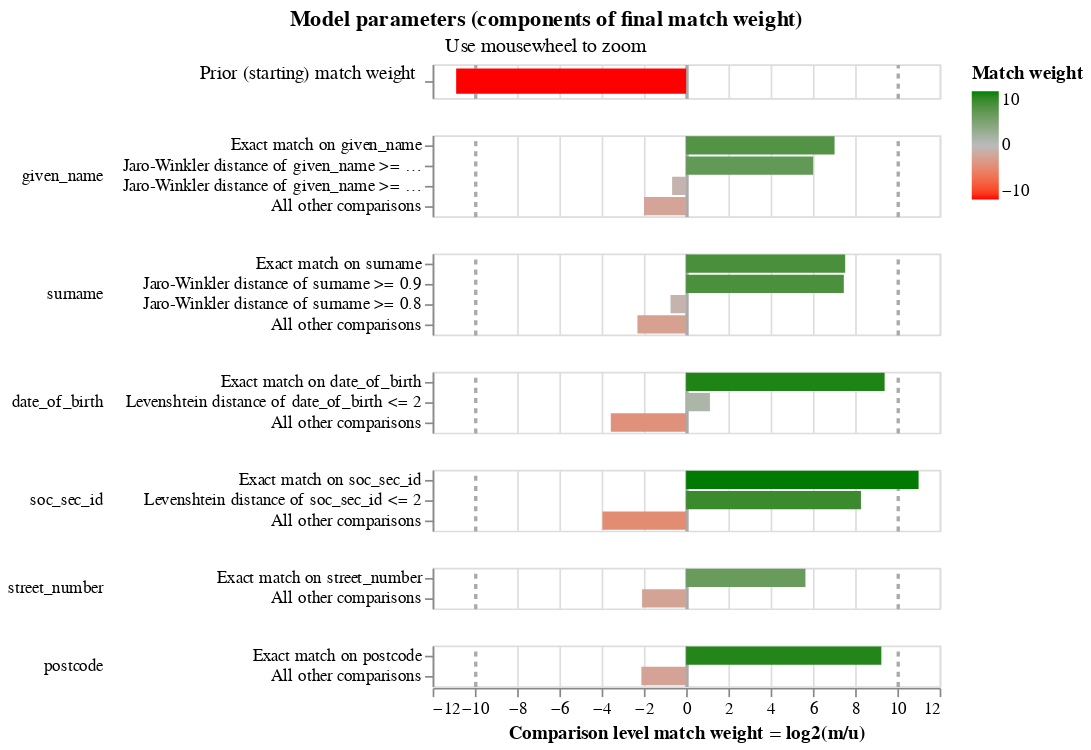

The cell this chart's notebook holds for it:
### Code cell
linker.match_weights_chart()

### Figure 1 — Vega-Lite specification as saved in the notebook (floating-point values rounded to 4 significant figures)
{"config": {"view": {"continuousWidth": 300, "continuousHeight": 300, "discreteHeight": 60, "discreteWidth": 400}, "header": {"title": null}, "mark": {"tooltip": null}, "title": {"anchor": "middle"}}, "vconcat": [{"mark": {"type": "bar", "clip": true, "height": 15}, "encoding": {"color": {"field": "log2_bayes_factor", "scale": {"domain": [-10, 0, 10], "interpolate": "lab", "range": ["red", "#bbbbbb", "green"]}, "title": "Match weight", "type": "quantitative"}, "tooltip": [{"field": "comparison_name", "title": "Comparison name", "type": "nominal"}, {"field": "probability_two_random_records_match", "format": ".4f", "title": "Probability two random records match", "type": "nominal"}, {"field": "log2_bayes_factor", "format": ",.4f", "title": "Equivalent match weight", "type": "quantitative"}, {"field": "bayes_factor_description", "title": "Match weight description", "type": "nominal"}], "x": {"axis": {"domain": false, "gridColor": {"condition": {"test": "abs(datum.value / 10)  <= 1 & datum.value % 10 === 0", "value": "#aaa"}, "value": "#ddd"}, "gridDash": {"condition": {"test": "abs(datum.value / 10) == 1", "value": [3]}, "value": null}, "gridWidth": {"condition": {"test": "abs(datum.value / 10)  <= 1 & datum.value % 10 === 0", "value": 2}, "value": 1}, "labels": false, "ticks": false, "title": ""}, "field": "log2_bayes_factor", "scale": {"domain": [-12, 12]}, "type": "quantitative"}, "y": {"axis": {"title": "Prior (starting) match weight", "titleAlign": "right", "titleAngle": 0, "titleFontWeight": "normal"}, "field": "label_for_charts", "sort": {"field": "comparison_vector_value", "order": "descending"}, "type": "nominal"}}, "height": 20, "transform": [{"filter": "(datum.comparison_name == 'probability_two_random_records_match')"}]}, {"mark": {"type": "bar", "clip": true}, "encoding": {"color": {"field": "log2_bayes_factor", "scale": {"domain": [-10, 0, 10], "interpolate": "lab", "range": ["red", "#bbbbbb", "green"]}, "title": "Match weight", "type": "quantitative"}, "row": {"field": "comparison_name", "header": {"labelAlign": "left", "labelAnchor": "middle", "labelAngle": 0}, "sort": {"field": "comparison_sort_order"}, "type": "nominal"}, "tooltip": [{"field": "comparison_name", "title": "Comparison name", "type": "nominal"}, {"field": "label_for_charts", "title": "Label", "type": "ordinal"}, {"field": "sql_condition", "title": "SQL condition", "type": "nominal"}, {"field": "m_probability", "format": ".4f", "title": "M probability", "type": "quantitative"}, {"field": "u_probability", "format": ".4f", "title": "U probability", "type": "quantitative"}, {"field": "bayes_factor", "format": ",.4f", "title": "Bayes factor = m/u", "type": "quantitative"}, {"field": "log2_bayes_factor", "format": ",.4f", "title": "Match weight = log2(m/u)", "type": "quantitative"}, {"field": "bayes_factor_description", "title": "Match weight description", "type": "nominal"}], "x": {"axis": {"gridColor": {"condition": {"test": "abs(datum.value / 10)  <= 1 & datum.value % 10 === 0", "value": "#aaa"}, "value": "#ddd"}, "gridDash": {"condition": {"test": "abs(datum.value / 10) == 1", "value": [3]}, "value": null}, "gridWidth": {"condition": {"test": "abs(datum.value / 10)  <= 1 & datum.value % 10 === 0", "value": 2}, "value": 1}, "title": "Comparison level match weight = log2(m/u)"}, "field": "log2_bayes_factor", "scale": {"domain": [-12, 12]}, "type": "quantitative"}, "y": {"axis": {"title": null}, "field": "label_for_charts", "sort": {"field": "comparison_vector_value", "order": "descending"}, "type": "nominal"}}, "height": {"step": 12}, "resolve": {"axis": {"y": "independent"}, "scale": {"y": "independent"}}, "transform": [{"filter": "(datum.comparison_name != 'probability_two_random_records_match')"}]}], "data": {"name": "data-a4c76540efe5b157e9d87c7a236f4648"}, "params": [{"name": "mouse_zoom", "select": {"type": "interval", "encodings": ["x"]}, "bind": "scales", "views": []}], "resolve": {"axis": {"y": "independent"}, "scale": {"y": "independent"}}, "title": {"text": "Model parameters (components of final match weight)", "subtitle": "Use mousewheel to zoom"}, "$schema": "https://vega.github.io/schema/vega-lite/v5.9.3.json", "datasets": {"data-a4c76540efe5b157e9d87c7a236f4648": [{"comparison_name": "probability_two_random_records_match", "sql_condition": null, "label_for_charts": "", "m_probability": null, "u_probability": null, "m_probability_description": null, "u_probability_description": null, "has_tf_adjustments": false, "tf_adjustment_column": null, "tf_adjustment_weight": null, "is_null_level": false, "bayes_factor": 0.0005284, "log2_bayes_factor": -10.89, "comparison_vector_value": 0, "max_comparison_vector_value": 0, "bayes_factor_description": "The probability that two random records drawn at random match is 0.001 or one in  1,893.6 records.This is equivalent to a starting match weight of -10.886.", "probability_two_random_records_match": 0.0005281, "comparison_sort_order": -1}, {"comparison_name": "given_name", "sql_condition": "\"given_name_l\" = \"given_name_r\"", "label_for_charts": "Exact match on given_name", "m_probability": 0.5749, "u_probability": 0.004412, "m_probability_description": "Amongst matching record comparisons, 57.49% of records are in the exact match on given_name comparison level", "u_probability_description": "Amongst non-matching record comparisons, 0.44% of records are in the exact match on given_name comparison level", "has_tf_adjustments": true, "tf_adjustment_column": "given_name", "tf_adjustment_weight": 1.0, "is_null_level": false, "bayes_factor": 130.3, "log2_bayes_factor": 7.026, "comparison_vector_value": 3, "max_comparison_vector_value": 3, "bayes_factor_description": "If comparison level is `exact match on given_name` then comparison is 130.31 times more likely to be a match", "probability_two_random_records_match": 0.0005281, "comparison_sort_order": 0}, {"comparison_name": "given_name", "sql_condition": "jaro_winkler_similarity(\"given_name_l\", \"given_name_r\") >= 0.9", "label_for_charts": "Jaro-Winkler distance of given_name >= 0.9", "m_probability": 0.1704, "u_probability": 0.00264, "m_probability_description": "Amongst matching record comparisons, 17.04% of records are in the jaro-winkler distance of given_name >= 0.9 comparison level", "u_probability_description": "Amongst non-matching record comparisons, 0.26% of records are in the jaro-winkler distance of given_name >= 0.9 comparison level", "has_tf_adjustments": false, "tf_adjustment_column": null, "tf_adjustment_weight": 1.0, "is_null_level": false, "bayes_factor": 64.55, "log2_bayes_factor": 6.012, "comparison_vector_value": 2, "max_comparison_vector_value": 3, "bayes_factor_description": "If comparison level is `jaro-winkler distance of given_name >= 0.9` then comparison is 64.55 times more likely to be a match", "probability_two_random_records_match": 0.0005281, "comparison_sort_order": 0}, {"comparison_name": "given_name", "sql_condition": "jaro_winkler_similarity(\"given_name_l\", \"given_name_r\") >= 0.8", "label_for_charts": "Jaro-Winkler distance of given_name >= 0.8", "m_probability": 0.009086, "u_probability": 0.0144, "m_probability_description": "Amongst matching record comparisons, 0.91% of records are in the jaro-winkler distance of given_name >= 0.8 comparison level", "u_probability_description": "Amongst non-matching record comparisons, 1.44% of records are in the jaro-winkler distance of given_name >= 0.8 comparison level", "has_tf_adjustments": false, "tf_adjustment_column": null, "tf_adjustment_weight": 1.0, "is_null_level": false, "bayes_factor": 0.631, "log2_bayes_factor": -0.6644, "comparison_vector_value": 1, "max_comparison_vector_value": 3, "bayes_factor_description": "If comparison level is `jaro-winkler distance of given_name >= 0.8` then comparison is  1.58 times less likely to be a match", "probability_two_random_records_match": 0.0005281, "comparison_sort_order": 0}, {"comparison_name": "given_name", "sql_condition": "ELSE", "label_for_charts": "All other comparisons", "m_probability": 0.2456, "u_probability": 0.9785, "m_probability_description": "Amongst matching record comparisons, 24.56% of records are in the all other comparisons comparison level", "u_probability_description": "Amongst non-matching record comparisons, 97.85% of records are in the all other comparisons comparison level", "has_tf_adjustments": false, "tf_adjustment_column": null, "tf_adjustment_weight": 1.0, "is_null_level": false, "bayes_factor": 0.251, "log2_bayes_factor": -1.994, "comparison_vector_value": 0, "max_comparison_vector_value": 3, "bayes_factor_description": "If comparison level is `all other comparisons` then comparison is  3.98 times less likely to be a match", "probability_two_random_records_match": 0.0005281, "comparison_sort_order": 0}, {"comparison_name": "surname", "sql_condition": "\"surname_l\" = \"surname_r\"", "label_for_charts": "Exact match on surname", "m_probability": 0.5619, "u_probability": 0.003043, "m_probability_description": "Amongst matching record comparisons, 56.19% of records are in the exact match on surname comparison level", "u_probability_description": "Amongst non-matching record comparisons, 0.30% of records are in the exact match on surname comparison level", "has_tf_adjustments": true, "tf_adjustment_column": "surname", "tf_adjustment_weight": 1.0, "is_null_level": false, "bayes_factor": 184.7, "log2_bayes_factor": 7.529, "comparison_vector_value": 3, "max_comparison_vector_value": 3, "bayes_factor_description": "If comparison level is `exact match on surname` then comparison is 184.65 times more likely to be a match", "probability_two_random_records_match": 0.0005281, "comparison_sort_order": 1}, {"comparison_name": "surname", "sql_condition": "jaro_winkler_similarity(\"surname_l\", \"surname_r\") >= 0.9", "label_for_charts": "Jaro-Winkler distance of surname >= 0.9", "m_probability": 0.2331, "u_probability": 0.001321, "m_probability_description": "Amongst matching record comparisons, 23.31% of records are in the jaro-winkler distance of surname >= 0.9 comparison level", "u_probability_description": "Amongst non-matching record comparisons, 0.13% of records are in the jaro-winkler distance of surname >= 0.9 comparison level", "has_tf_adjustments": false, "tf_adjustment_column": null, "tf_adjustment_weight": 1.0, "is_null_level": false, "bayes_factor": 176.5, "log2_bayes_factor": 7.463, "comparison_vector_value": 2, "max_comparison_vector_value": 3, "bayes_factor_description": "If comparison level is `jaro-winkler distance of surname >= 0.9` then comparison is 176.46 times more likely to be a match", "probability_two_random_records_match": 0.0005281, "comparison_sort_order": 1}, {"comparison_name": "surname", "sql_condition": "jaro_winkler_similarity(\"surname_l\", \"surname_r\") >= 0.8", "label_for_charts": "Jaro-Winkler distance of surname >= 0.8", "m_probability": 0.005573, "u_probability": 0.009296, "m_probability_description": "Amongst matching record comparisons, 0.56% of records are in the jaro-winkler distance of surname >= 0.8 comparison level", "u_probability_description": "Amongst non-matching record comparisons, 0.93% of records are in the jaro-winkler distance of surname >= 0.8 comparison level", "has_tf_adjustments": false, "tf_adjustment_column": null, "tf_adjustment_weight": 1.0, "is_null_level": false, "bayes_factor": 0.5996, "log2_bayes_factor": -0.738, "comparison_vector_value": 1, "max_comparison_vector_value": 3, "bayes_factor_description": "If comparison level is `jaro-winkler distance of surname >= 0.8` then comparison is  1.67 times less likely to be a match", "probability_two_random_records_match": 0.0005281, "comparison_sort_order": 1}, {"comparison_name": "surname", "sql_condition": "ELSE", "label_for_charts": "All other comparisons", "m_probability": 0.1994, "u_probability": 0.9863, "m_probability_description": "Amongst matching record comparisons, 19.94% of records are in the all other comparisons comparison level", "u_probability_description": "Amongst non-matching record comparisons, 98.63% of records are in the all other comparisons comparison level", "has_tf_adjustments": false, "tf_adjustment_column": null, "tf_adjustment_weight": 1.0, "is_null_level": false, "bayes_factor": 0.2021, "log2_bayes_factor": -2.307, "comparison_vector_value": 0, "max_comparison_vector_value": 3, "bayes_factor_description": "If comparison level is `all other comparisons` then comparison is  4.95 times less likely to be a match", "probability_two_random_records_match": 0.0005281, "comparison_sort_order": 1}, {"comparison_name": "date_of_birth", "sql_condition": "\"date_of_birth_l\" = \"date_of_birth_r\"", "label_for_charts": "Exact match on date_of_birth", "m_probability": 0.8869, "u_probability": 0.001316, "m_probability_description": "Amongst matching record comparisons, 88.69% of records are in the exact match on date_of_birth comparison level", "u_probability_description": "Amongst non-matching record comparisons, 0.13% of records are in the exact match on date_of_birth comparison level", "has_tf_adjustments": false, "tf_adjustment_column": null, "tf_adjustment_weight": 1.0, "is_null_level": false, "bayes_factor": 673.7, "log2_bayes_factor": 9.396, "comparison_vector_value": 2, "max_comparison_vector_value": 2, "bayes_factor_description": "If comparison level is `exact match on date_of_birth` then comparison is 673.69 times more likely to be a match", "probability_two_random_records_match": 0.0005281, "comparison_sort_order": 2}, {"comparison_name": "date_of_birth", "sql_condition": "levenshtein(\"date_of_birth_l\", \"date_of_birth_r\") <= 2", "label_for_charts": "Levenshtein distance of date_of_birth <= 2", "m_probability": 0.02997, "u_probability": 0.01374, "m_probability_description": "Amongst matching record comparisons, 3.00% of records are in the levenshtein distance of date_of_birth <= 2 comparison level", "u_probability_description": "Amongst non-matching record comparisons, 1.37% of records are in the levenshtein distance of date_of_birth <= 2 comparison level", "has_tf_adjustments": false, "tf_adjustment_column": null, "tf_adjustment_weight": 1.0, "is_null_level": false, "bayes_factor": 2.182, "log2_bayes_factor": 1.125, "comparison_vector_value": 1, "max_comparison_vector_value": 2, "bayes_factor_description": "If comparison level is `levenshtein distance of date_of_birth <= 2` then comparison is 2.18 times more likely to be a match", "probability_two_random_records_match": 0.0005281, "comparison_sort_order": 2}, {"comparison_name": "date_of_birth", "sql_condition": "ELSE", "label_for_charts": "All other comparisons", "m_probability": 0.08313, "u_probability": 0.9849, "m_probability_description": "Amongst matching record comparisons, 8.31% of records are in the all other comparisons comparison level", "u_probability_description": "Amongst non-matching record comparisons, 98.49% of records are in the all other comparisons comparison level", "has_tf_adjustments": false, "tf_adjustment_column": null, "tf_adjustment_weight": 1.0, "is_null_level": false, "bayes_factor": 0.0844, "log2_bayes_factor": -3.567, "comparison_vector_value": 0, "max_comparison_vector_value": 2, "bayes_factor_description": "If comparison level is `all other comparisons` then comparison is  11.85 times less likely to be a match", "probability_two_random_records_match": 0.0005281, "comparison_sort_order": 2}, {"comparison_name": "soc_sec_id", "sql_condition": "\"soc_sec_id_l\" = \"soc_sec_id_r\"", "label_for_charts": "Exact match on soc_sec_id", "m_probability": 0.8591, "u_probability": 0.0004185, "m_probability_description": "Amongst matching record comparisons, 85.91% of records are in the exact match on soc_sec_id comparison level", "u_probability_description": "Amongst non-matching record comparisons, 0.04% of records are in the exact match on soc_sec_id comparison level", "has_tf_adjustments": false, "tf_adjustment_column": null, "tf_adjustment_weight": 1.0, "is_null_level": false, "bayes_factor": 2053.0, "log2_bayes_factor": 11.0, "comparison_vector_value": 2, "max_comparison_vector_value": 2, "bayes_factor_description": "If comparison level is `exact match on soc_sec_id` then comparison is 2,052.63 times more likely to be a match", "probability_two_random_records_match": 0.0005281, "comparison_sort_order": 3}, {"comparison_name": "soc_sec_id", "sql_condition": "levenshtein(\"soc_sec_id_l\", \"soc_sec_id_r\") <= 2", "label_for_charts": "Levenshtein distance of soc_sec_id <= 2", "m_probability": 0.07688, "u_probability": 0.0002481, "m_probability_description": "Amongst matching record comparisons, 7.69% of records are in the levenshtein distance of soc_sec_id <= 2 comparison level", "u_probability_description": "Amongst non-matching record comparisons, 0.02% of records are in the levenshtein distance of soc_sec_id <= 2 comparison level", "has_tf_adjustments": false, "tf_adjustment_column": null, "tf_adjustment_weight": 1.0, "is_null_level": false, "bayes_factor": 309.9, "log2_bayes_factor": 8.275, "comparison_vector_value": 1, "max_comparison_vector_value": 2, "bayes_factor_description": "If comparison level is `levenshtein distance of soc_sec_id <= 2` then comparison is 309.85 times more likely to be a match", "probability_two_random_records_match": 0.0005281, "comparison_sort_order": 3}, {"comparison_name": "soc_sec_id", "sql_condition": "ELSE", "label_for_charts": "All other comparisons", "m_probability": 0.064, "u_probability": 0.9993, "m_probability_description": "Amongst matching record comparisons, 6.40% of records are in the all other comparisons comparison level", "u_probability_description": "Amongst non-matching record comparisons, 99.93% of records are in the all other comparisons comparison level", "has_tf_adjustments": false, "tf_adjustment_column": null, "tf_adjustment_weight": 1.0, "is_null_level": false, "bayes_factor": 0.06405, "log2_bayes_factor": -3.965, "comparison_vector_value": 0, "max_comparison_vector_value": 2, "bayes_factor_description": "If comparison level is `all other comparisons` then comparison is  15.61 times less likely to be a match", "probability_two_random_records_match": 0.0005281, "comparison_sort_order": 3}, {"comparison_name": "street_number", "sql_condition": "\"street_number_l\" = \"street_number_r\"", "label_for_charts": "Exact match on street_number", "m_probability": 0.7681, "u_probability": 0.01532, "m_probability_description": "Amongst matching record comparisons, 76.81% of records are in the exact match on street_number comparison level", "u_probability_description": "Amongst non-matching record comparisons, 1.53% of records are in the exact match on street_number comparison level", "has_tf_adjustments": true, "tf_adjustment_column": "street_number", "tf_adjustment_weight": 1.0, "is_null_level": false, "bayes_factor": 50.13, "log2_bayes_factor": 5.648, "comparison_vector_value": 1, "max_comparison_vector_value": 1, "bayes_factor_description": "If comparison level is `exact match on street_number` then comparison is 50.13 times more likely to be a match", "probability_two_random_records_match": 0.0005281, "comparison_sort_order": 4}, {"comparison_name": "street_number", "sql_condition": "ELSE", "label_for_charts": "All other comparisons", "m_probability": 0.2319, "u_probability": 0.9847, "m_probability_description": "Amongst matching record comparisons, 23.19% of records are in the all other comparisons comparison level", "u_probability_description": "Amongst non-matching record comparisons, 98.47% of records are in the all other comparisons comparison level", "has_tf_adjustments": false, "tf_adjustment_column": null, "tf_adjustment_weight": 1.0, "is_null_level": false, "bayes_factor": 0.2355, "log2_bayes_factor": -2.086, "comparison_vector_value": 0, "max_comparison_vector_value": 1, "bayes_factor_description": "If comparison level is `all other comparisons` then comparison is  4.25 times less likely to be a match", "probability_two_random_records_match": 0.0005281, "comparison_sort_order": 4}, {"comparison_name": "postcode", "sql_condition": "\"postcode_l\" = \"postcode_r\"", "label_for_charts": "Exact match on postcode", "m_probability": 0.7701, "u_probability": 0.001273, "m_probability_description": "Amongst matching record comparisons, 77.01% of records are in the exact match on postcode comparison level", "u_probability_description": "Amongst non-matching record comparisons, 0.13% of records are in the exact match on postcode comparison level", "has_tf_adjustments": true, "tf_adjustment_column": "postcode", "tf_adjustment_weight": 1.0, "is_null_level": false, "bayes_factor": 604.7, "log2_bayes_factor": 9.24, "comparison_vector_value": 1, "max_comparison_vector_value": 1, "bayes_factor_description": "If comparison level is `exact match on postcode` then comparison is 604.75 times more likely to be a match", "probability_two_random_records_match": 0.0005281, "comparison_sort_order": 5}, {"comparison_name": "postcode", "sql_condition": "ELSE", "label_for_charts": "All other comparisons", "m_probability": 0.2299, "u_probability": 0.9987, "m_probability_description": "Amongst matching record comparisons, 22.99% of records are in the all other comparisons comparison level", "u_probability_description": "Amongst non-matching record comparisons, 99.87% of records are in the all other comparisons comparison level", "has_tf_adjustments": false, "tf_adjustment_column": null, "tf_adjustment_weight": 1.0, "is_null_level": false, "bayes_factor": 0.2302, "log2_bayes_factor": -2.119, "comparison_vector_value": 0, "max_comparison_vector_value": 1, "bayes_factor_description": "If comparison level is `all other comparisons` then comparison is  4.34 times less likely to be a match", "probability_two_random_records_match": 0.0005281, "comparison_sort_order": 5}]}}
